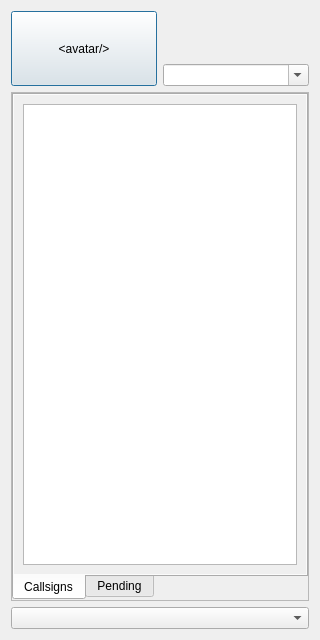
<?xml version="1.0" encoding="UTF-8"?>
<ui version="4.0">
 <class>GkXmppRosterDialog</class>
 <widget class="QDialog" name="GkXmppRosterDialog">
  <property name="geometry">
   <rect>
    <x>0</x>
    <y>0</y>
    <width>320</width>
    <height>640</height>
   </rect>
  </property>
  <property name="windowTitle">
   <string>Callsign List</string>
  </property>
  <layout class="QVBoxLayout" name="verticalLayout">
   <item>
    <widget class="QFrame" name="frame_self_info">
     <property name="frameShape">
      <enum>QFrame::NoFrame</enum>
     </property>
     <property name="frameShadow">
      <enum>QFrame::Plain</enum>
     </property>
     <layout class="QHBoxLayout" name="horizontalLayout">
      <property name="leftMargin">
       <number>0</number>
      </property>
      <property name="topMargin">
       <number>0</number>
      </property>
      <property name="rightMargin">
       <number>0</number>
      </property>
      <property name="bottomMargin">
       <number>0</number>
      </property>
      <item>
       <widget class="QFrame" name="frame_self_avatar">
        <property name="frameShape">
         <enum>QFrame::NoFrame</enum>
        </property>
        <property name="frameShadow">
         <enum>QFrame::Plain</enum>
        </property>
        <layout class="QHBoxLayout" name="horizontalLayout_2">
         <property name="leftMargin">
          <number>0</number>
         </property>
         <property name="topMargin">
          <number>0</number>
         </property>
         <property name="rightMargin">
          <number>0</number>
         </property>
         <property name="bottomMargin">
          <number>0</number>
         </property>
         <item>
          <widget class="QPushButton" name="pushButton_self_avatar">
           <property name="minimumSize">
            <size>
             <width>75</width>
             <height>75</height>
            </size>
           </property>
           <property name="text">
            <string>&lt;avatar/&gt;</string>
           </property>
          </widget>
         </item>
        </layout>
       </widget>
      </item>
      <item>
       <widget class="QFrame" name="frame_self_labels">
        <property name="frameShape">
         <enum>QFrame::NoFrame</enum>
        </property>
        <property name="frameShadow">
         <enum>QFrame::Plain</enum>
        </property>
        <layout class="QVBoxLayout" name="verticalLayout_15">
         <property name="leftMargin">
          <number>0</number>
         </property>
         <property name="topMargin">
          <number>0</number>
         </property>
         <property name="rightMargin">
          <number>0</number>
         </property>
         <property name="bottomMargin">
          <number>0</number>
         </property>
         <item>
          <spacer name="verticalSpacer_3">
           <property name="orientation">
            <enum>Qt::Vertical</enum>
           </property>
           <property name="sizeHint" stdset="0">
            <size>
             <width>20</width>
             <height>40</height>
            </size>
           </property>
          </spacer>
         </item>
         <item>
          <widget class="QLabel" name="label_self_nickname">
           <property name="text">
            <string>&lt;nickname/&gt;</string>
           </property>
          </widget>
         </item>
         <item>
          <widget class="QComboBox" name="comboBox_self_custom_status">
           <property name="editable">
            <bool>true</bool>
           </property>
           <property name="maxCount">
            <number>24</number>
           </property>
          </widget>
         </item>
        </layout>
       </widget>
      </item>
     </layout>
    </widget>
   </item>
   <item>
    <widget class="QFrame" name="frame_roster_ui">
     <property name="frameShape">
      <enum>QFrame::StyledPanel</enum>
     </property>
     <property name="frameShadow">
      <enum>QFrame::Raised</enum>
     </property>
     <layout class="QVBoxLayout" name="verticalLayout_2">
      <property name="leftMargin">
       <number>0</number>
      </property>
      <property name="topMargin">
       <number>0</number>
      </property>
      <property name="rightMargin">
       <number>0</number>
      </property>
      <property name="bottomMargin">
       <number>0</number>
      </property>
      <item>
       <widget class="QStackedWidget" name="stackedWidget_roster_ui">
        <property name="currentIndex">
         <number>0</number>
        </property>
        <widget class="QWidget" name="page_user_roster">
         <layout class="QVBoxLayout" name="verticalLayout_9">
          <property name="leftMargin">
           <number>0</number>
          </property>
          <property name="topMargin">
           <number>0</number>
          </property>
          <property name="rightMargin">
           <number>0</number>
          </property>
          <property name="bottomMargin">
           <number>0</number>
          </property>
          <item>
           <widget class="QTabWidget" name="tabWidget">
            <property name="tabPosition">
             <enum>QTabWidget::South</enum>
            </property>
            <property name="currentIndex">
             <number>0</number>
            </property>
            <widget class="QWidget" name="tab_callsigns">
             <attribute name="title">
              <string>Callsigns</string>
             </attribute>
             <layout class="QVBoxLayout" name="verticalLayout_3">
              <property name="leftMargin">
               <number>0</number>
              </property>
              <property name="topMargin">
               <number>0</number>
              </property>
              <property name="rightMargin">
               <number>0</number>
              </property>
              <property name="bottomMargin">
               <number>0</number>
              </property>
              <item>
               <widget class="QScrollArea" name="scrollArea_callsigns_groups">
                <property name="frameShape">
                 <enum>QFrame::NoFrame</enum>
                </property>
                <property name="horizontalScrollBarPolicy">
                 <enum>Qt::ScrollBarAlwaysOff</enum>
                </property>
                <property name="widgetResizable">
                 <bool>true</bool>
                </property>
                <widget class="QWidget" name="scrollAreaWidgetContents_callsigns_groups">
                 <property name="geometry">
                  <rect>
                   <x>0</x>
                   <y>0</y>
                   <width>290</width>
                   <height>477</height>
                  </rect>
                 </property>
                 <layout class="QVBoxLayout" name="verticalLayout_5">
                  <item>
                   <widget class="QTreeView" name="treeView_callsigns_groups">
                    <property name="contextMenuPolicy">
                     <enum>Qt::CustomContextMenu</enum>
                    </property>
                   </widget>
                  </item>
                 </layout>
                </widget>
               </widget>
              </item>
             </layout>
            </widget>
            <widget class="QWidget" name="tab_pending">
             <attribute name="title">
              <string>Pending</string>
             </attribute>
             <layout class="QVBoxLayout" name="verticalLayout_18">
              <property name="leftMargin">
               <number>0</number>
              </property>
              <property name="topMargin">
               <number>0</number>
              </property>
              <property name="rightMargin">
               <number>0</number>
              </property>
              <property name="bottomMargin">
               <number>0</number>
              </property>
              <item>
               <widget class="QScrollArea" name="scrollArea_callsigns_pending">
                <property name="frameShape">
                 <enum>QFrame::NoFrame</enum>
                </property>
                <property name="frameShadow">
                 <enum>QFrame::Plain</enum>
                </property>
                <property name="horizontalScrollBarPolicy">
                 <enum>Qt::ScrollBarAlwaysOff</enum>
                </property>
                <property name="widgetResizable">
                 <bool>true</bool>
                </property>
                <widget class="QWidget" name="scrollAreaWidgetContents_callsigns_pending">
                 <property name="geometry">
                  <rect>
                   <x>0</x>
                   <y>0</y>
                   <width>290</width>
                   <height>477</height>
                  </rect>
                 </property>
                 <layout class="QVBoxLayout" name="verticalLayout_19">
                  <item>
                   <widget class="QTreeView" name="treeView_callsigns_pending">
                    <property name="contextMenuPolicy">
                     <enum>Qt::CustomContextMenu</enum>
                    </property>
                   </widget>
                  </item>
                 </layout>
                </widget>
               </widget>
              </item>
             </layout>
            </widget>
           </widget>
          </item>
         </layout>
        </widget>
        <widget class="QWidget" name="page_login_or_create_account">
         <layout class="QVBoxLayout" name="verticalLayout_10">
          <property name="leftMargin">
           <number>0</number>
          </property>
          <property name="topMargin">
           <number>0</number>
          </property>
          <property name="rightMargin">
           <number>0</number>
          </property>
          <property name="bottomMargin">
           <number>0</number>
          </property>
          <item>
           <widget class="QGroupBox" name="groupBox_user_login_or_create_account">
            <property name="title">
             <string>User Login</string>
            </property>
            <layout class="QVBoxLayout" name="verticalLayout_11">
             <item>
              <widget class="QFrame" name="frame_user_login_top_spacer">
               <property name="frameShape">
                <enum>QFrame::NoFrame</enum>
               </property>
               <property name="frameShadow">
                <enum>QFrame::Raised</enum>
               </property>
               <layout class="QVBoxLayout" name="verticalLayout_12">
                <property name="leftMargin">
                 <number>0</number>
                </property>
                <property name="topMargin">
                 <number>0</number>
                </property>
                <property name="rightMargin">
                 <number>0</number>
                </property>
                <property name="bottomMargin">
                 <number>0</number>
                </property>
                <item>
                 <spacer name="verticalSpacer">
                  <property name="orientation">
                   <enum>Qt::Vertical</enum>
                  </property>
                  <property name="sizeHint" stdset="0">
                   <size>
                    <width>20</width>
                    <height>224</height>
                   </size>
                  </property>
                 </spacer>
                </item>
               </layout>
              </widget>
             </item>
             <item>
              <widget class="QFrame" name="frame_user_login_or_create_account">
               <property name="frameShape">
                <enum>QFrame::NoFrame</enum>
               </property>
               <property name="frameShadow">
                <enum>QFrame::Raised</enum>
               </property>
               <layout class="QVBoxLayout" name="verticalLayout_14">
                <property name="leftMargin">
                 <number>0</number>
                </property>
                <property name="topMargin">
                 <number>0</number>
                </property>
                <property name="rightMargin">
                 <number>0</number>
                </property>
                <property name="bottomMargin">
                 <number>0</number>
                </property>
                <item>
                 <widget class="QPushButton" name="pushButton_user_login">
                  <property name="text">
                   <string>Login</string>
                  </property>
                 </widget>
                </item>
                <item>
                 <widget class="QPushButton" name="pushButton_user_create_account">
                  <property name="text">
                   <string>Create Account</string>
                  </property>
                 </widget>
                </item>
               </layout>
              </widget>
             </item>
             <item>
              <widget class="QFrame" name="frame_user_login_bottom_spacer">
               <property name="frameShape">
                <enum>QFrame::NoFrame</enum>
               </property>
               <property name="frameShadow">
                <enum>QFrame::Raised</enum>
               </property>
               <layout class="QVBoxLayout" name="verticalLayout_13">
                <property name="leftMargin">
                 <number>0</number>
                </property>
                <property name="topMargin">
                 <number>0</number>
                </property>
                <property name="rightMargin">
                 <number>0</number>
                </property>
                <property name="bottomMargin">
                 <number>0</number>
                </property>
                <item>
                 <spacer name="verticalSpacer_2">
                  <property name="orientation">
                   <enum>Qt::Vertical</enum>
                  </property>
                  <property name="sizeHint" stdset="0">
                   <size>
                    <width>20</width>
                    <height>223</height>
                   </size>
                  </property>
                 </spacer>
                </item>
               </layout>
              </widget>
             </item>
            </layout>
           </widget>
          </item>
         </layout>
        </widget>
        <widget class="QWidget" name="page_add_new_contact">
         <layout class="QVBoxLayout" name="verticalLayout_6">
          <property name="leftMargin">
           <number>0</number>
          </property>
          <property name="topMargin">
           <number>0</number>
          </property>
          <property name="rightMargin">
           <number>0</number>
          </property>
          <property name="bottomMargin">
           <number>0</number>
          </property>
          <item>
           <widget class="QScrollArea" name="scrollArea_add_new_contact">
            <property name="frameShape">
             <enum>QFrame::NoFrame</enum>
            </property>
            <property name="frameShadow">
             <enum>QFrame::Plain</enum>
            </property>
            <property name="widgetResizable">
             <bool>true</bool>
            </property>
            <widget class="QWidget" name="scrollAreaWidgetContents">
             <property name="geometry">
              <rect>
               <x>0</x>
               <y>0</y>
               <width>219</width>
               <height>130</height>
              </rect>
             </property>
             <layout class="QVBoxLayout" name="verticalLayout_16">
              <property name="leftMargin">
               <number>0</number>
              </property>
              <property name="topMargin">
               <number>0</number>
              </property>
              <property name="rightMargin">
               <number>0</number>
              </property>
              <property name="bottomMargin">
               <number>0</number>
              </property>
              <item>
               <widget class="QGroupBox" name="groupBox_add_new_contact">
                <property name="title">
                 <string>Add Contact</string>
                </property>
                <layout class="QVBoxLayout" name="verticalLayout_17">
                 <property name="leftMargin">
                  <number>0</number>
                 </property>
                 <property name="topMargin">
                  <number>0</number>
                 </property>
                 <property name="rightMargin">
                  <number>0</number>
                 </property>
                 <property name="bottomMargin">
                  <number>0</number>
                 </property>
                 <item>
                  <widget class="QFrame" name="frame_add_new_contact_form">
                   <property name="frameShape">
                    <enum>QFrame::StyledPanel</enum>
                   </property>
                   <property name="frameShadow">
                    <enum>QFrame::Raised</enum>
                   </property>
                   <layout class="QFormLayout" name="formLayout">
                    <item row="0" column="0">
                     <widget class="QLabel" name="label_add_contact_username">
                      <property name="text">
                       <string>Username: </string>
                      </property>
                     </widget>
                    </item>
                    <item row="0" column="1">
                     <widget class="QLineEdit" name="lineEdit_add_contact_username">
                      <property name="toolTip">
                       <string>The desired username you wish to add to your roster.</string>
                      </property>
                     </widget>
                    </item>
                   </layout>
                  </widget>
                 </item>
                 <item>
                  <widget class="QFrame" name="frame_add_new_contact_buttons">
                   <property name="frameShape">
                    <enum>QFrame::StyledPanel</enum>
                   </property>
                   <property name="frameShadow">
                    <enum>QFrame::Raised</enum>
                   </property>
                   <layout class="QHBoxLayout" name="horizontalLayout_3">
                    <item>
                     <widget class="QPushButton" name="pushButton_add_contact_submit">
                      <property name="toolTip">
                       <string>Submit and add the new contact to your roster.</string>
                      </property>
                      <property name="text">
                       <string>Submit</string>
                      </property>
                     </widget>
                    </item>
                    <item>
                     <widget class="QPushButton" name="pushButton_add_contact_cancel">
                      <property name="toolTip">
                       <string>Cancel and return back to the main roster screen.</string>
                      </property>
                      <property name="text">
                       <string>Cancel</string>
                      </property>
                     </widget>
                    </item>
                   </layout>
                  </widget>
                 </item>
                 <item>
                  <spacer name="verticalSpacer_4">
                   <property name="orientation">
                    <enum>Qt::Vertical</enum>
                   </property>
                   <property name="sizeHint" stdset="0">
                    <size>
                     <width>20</width>
                     <height>372</height>
                    </size>
                   </property>
                  </spacer>
                 </item>
                </layout>
               </widget>
              </item>
             </layout>
            </widget>
           </widget>
          </item>
         </layout>
        </widget>
       </widget>
      </item>
     </layout>
    </widget>
   </item>
   <item>
    <widget class="QFrame" name="frame_current_status">
     <property name="frameShape">
      <enum>QFrame::NoFrame</enum>
     </property>
     <property name="frameShadow">
      <enum>QFrame::Raised</enum>
     </property>
     <layout class="QVBoxLayout" name="verticalLayout_4">
      <property name="leftMargin">
       <number>0</number>
      </property>
      <property name="topMargin">
       <number>0</number>
      </property>
      <property name="rightMargin">
       <number>0</number>
      </property>
      <property name="bottomMargin">
       <number>0</number>
      </property>
      <item>
       <widget class="QComboBox" name="comboBox_current_status"/>
      </item>
     </layout>
    </widget>
   </item>
  </layout>
  <action name="actionAdd_Contact">
   <property name="text">
    <string>Add Contact</string>
   </property>
   <property name="toolTip">
    <string>Insert a new contact into your address book.</string>
   </property>
  </action>
  <action name="actionEdit_Contact">
   <property name="text">
    <string>Edit Contact</string>
   </property>
   <property name="toolTip">
    <string>Edit an already added contact from your address book.</string>
   </property>
  </action>
  <action name="actionDelete_Contact">
   <property name="text">
    <string>Delete Contact</string>
   </property>
   <property name="toolTip">
    <string>Delete a previously added contact from your address book.</string>
   </property>
  </action>
  <action name="actionAcceptInvite">
   <property name="text">
    <string>Accept</string>
   </property>
   <property name="toolTip">
    <string>Accept the subscription invite.</string>
   </property>
  </action>
  <action name="actionRefuseInvite">
   <property name="text">
    <string>Refuse</string>
   </property>
   <property name="toolTip">
    <string>Refuse the subscription invite.</string>
   </property>
  </action>
  <action name="actionBlockUser">
   <property name="text">
    <string>Block User</string>
   </property>
   <property name="toolTip">
    <string>Block the user from messaging you and/or making subscription requests.</string>
   </property>
  </action>
 </widget>
 <tabstops>
  <tabstop>tabWidget</tabstop>
  <tabstop>scrollArea_callsigns_groups</tabstop>
  <tabstop>comboBox_current_status</tabstop>
  <tabstop>pushButton_user_login</tabstop>
  <tabstop>pushButton_user_create_account</tabstop>
 </tabstops>
 <resources/>
 <connections/>
</ui>
